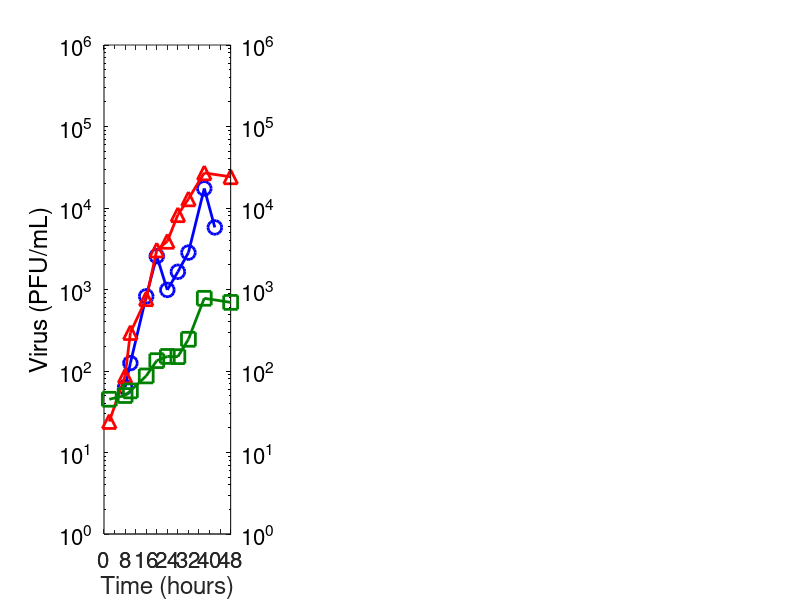

The MATLAB script that drew this image: (Note: this script raises an error after producing the figure.)
% Creates Data Plot

figure('Position',[100 500 1800 700])

% --- Avian Data ---
avt = [480, 600, 960, 1200, 1440, 1680, 1920,  2280, 2520]/60;
av  = [ 63, 125, 825, 2563,  988, 1650, 2838, 17375, 5775];

ait = [120, 480, 600, 960, 1200, 1440, 1680,  1920,  2280,  2880]/60;
ai  = [ 24,  87, 296, 770, 3048, 3901, 8261, 12935, 26970, 24120];

art = [120, 480, 600, 960, 1200, 1440, 1680, 1920, 2280, 2880]/60;
ar  = [ 45,  50,  57,  87,  134,  151,  150,  245,  780,  695];

% --- Seasonal Data ---
svt = [600,  720,  960,  1200,  1440,  1800,  2280,  2880]/60;
sv  = [ 20, 5846, 6900, 38500, 39738, 20238, 15138, 20453];

sit = [120,  480,  720,  960, 1200, 1440]/60;
si  = [391, 1723, 3462, 4618, 6807, 8164] - 300;

siit  = [1440, 1800, 2280, 2880]/60;
%sii   = [8164, 10200, 12913, 16306] - 300;
sii   = [8164, 8500, 8500, 8500] - 300;

srt = [120, 480, 720, 960, 1200, 1440, 1800, 2280, 2880]/60;
sr  = [  1,   1,   1,   2,    6,   16,   68,  239,  655];

% --- Swine Data ---
wvt = [120,   720,   960,   1200,   1440,   1800,   2880]/60;
wv  = [ 20, 64620, 84053, 254587, 665559, 814586, 654773];

wit = [480,  720,  960,  1200,  1440,  1920,  2880]/60;
wi  = [ 75+1, 1835, 1349, 23458, 12073, 30700, 19814] - 75;

wrt = [480, 720,  960, 1200, 1440, 1920, 2880]/60;
wr  = [ 36,  55,   46,  150,   93,  380, 1224];

% --- Plot ---

% Avian
subplot(1, 3, 1)
[haxes, hline1, hline2] = plotyy(avt, av, art, ar, 'semilogy', 'semilogy');
hold on
hline3 = plot(ait, ai);
hold off

set(hline1, 'LineWidth', 2)
set(hline1, 'Marker', 'o')
set(hline1, 'MarkerSize', 10)
set(hline1, 'Color', 'b')

set(hline2, 'LineWidth', 2)
set(hline2, 'Marker', 's')
set(hline2, 'MarkerSize', 10)
set(hline2, 'Color', [0 .5 0])

set(hline3, 'LineWidth', 2)
set(hline3, 'Marker', '^')
set(hline3, 'MarkerSize', 10)
set(hline3, 'Color', 'r')

axes(haxes(1))
set(haxes(1), 'FontSize', 16)
set(haxes(1), 'YColor', 'k')
set(haxes(1), 'YLim', [1 1e6])
set(haxes(1), 'YTick', [1 10 100 1000 10000 100000 1000000])
set(haxes(1), 'XLim', [0 48])
set(haxes(1), 'XTick', 0:4:48)
set(haxes(1), 'XTickLabel', {'0', '', '8', '', '16', '', '24', '', '32', '', '40', '', '48'})
xlabel('Time (hours)')
ylabel('Virus (PFU/mL)')

axes(haxes(2))
set(haxes(2), 'FontSize', 16)
set(haxes(2), 'YColor', 'k')
set(haxes(2), 'YLim', [1 1e6])
set(haxes(2), 'YTick', [1 10 100 1000 10000 100000 1000000])
set(haxes(2), 'XLim', [0 48])
set(haxes(2), 'XTick', 0:4:48)
set(haxes(2), 'XTickLabel', {'0', '', '8', '', '16', '', '24', '', '32', '', '40', '', '48'})
%ylabel('Chemokine (pg/mL)')

lhandle = legend('Virus', 'IP-10', 'RANTES', 4);
set(lhandle, 'Color', 'w')

title('Avian aH5N1 Influenza')

% Seasonal
subplot(1, 3, 2)
[haxes, hline1, hline2] = plotyy(svt, sv, srt, sr, 'semilogy', 'semilogy');
hold on
hline4 = plot(siit, sii);
hline3 = plot(sit, si);
hold off

set(hline1, 'LineWidth', 2)
set(hline1, 'Marker', 'o')
set(hline1, 'MarkerSize', 10)
set(hline1, 'Color', 'b')

set(hline2, 'LineWidth', 2)
set(hline2, 'Marker', 's')
set(hline2, 'MarkerSize', 10)
set(hline2, 'Color', [0 .5 0])

set(hline3, 'LineWidth', 2)
set(hline3, 'Marker', '^')
set(hline3, 'MarkerSize', 10)
set(hline3, 'Color', 'r')

set(hline4, 'LineWidth', 2)
set(hline4, 'LineStyle', ':')
set(hline4, 'Marker', '^')
set(hline4, 'MarkerSize', 10)
set(hline4, 'Color', 'r')

axes(haxes(1))
set(haxes(1), 'FontSize', 16)
set(haxes(1), 'YColor', 'k')
set(haxes(1), 'YLim', [1 1e6])
set(haxes(1), 'YTick', [1 10 100 1000 10000 100000 1000000])
set(haxes(1), 'XLim', [0 48])
set(haxes(1), 'XTick', 0:4:48)
set(haxes(1), 'XTickLabel', {'0', '', '8', '', '16', '', '24', '', '32', '', '40', '', '48'})
xlabel('Time (hours)')
%ylabel('Virus (PFU/mL)')

axes(haxes(2))
set(haxes(2), 'FontSize', 16)
set(haxes(2), 'YColor', 'k')
set(haxes(2), 'YLim', [1 1e6])
set(haxes(2), 'YTick', [1 10 100 1000 10000 100000 1000000])
set(haxes(2), 'XLim', [0 48])
set(haxes(2), 'XTick', 0:4:48)
set(haxes(2), 'XTickLabel', {'0', '', '8', '', '16', '', '24', '', '32', '', '40', '', '48'})
%ylabel('Chemokine (pg/mL)')

lhandle = legend([hline1 hline3 hline2], 'Virus', 'IP-10', 'RANTES', 4);
set(lhandle, 'Color', 'w')

title('Seasonal sH1N1 Influenza')

% Swine
subplot(1, 3, 3)

[haxes, hline1, hline2] = plotyy(wvt, wv, wrt, wr, 'semilogy', 'semilogy');
hold on
hline3 = plot(wit, wi);
hold off

set(hline1, 'LineWidth', 2)
set(hline1, 'Marker', 'o')
set(hline1, 'MarkerSize', 10)
set(hline1, 'Color', 'b')

set(hline2, 'LineWidth', 2)
set(hline2, 'Marker', 's')
set(hline2, 'MarkerSize', 10)
set(hline2, 'Color', [0 .5 0])

set(hline3, 'LineWidth', 2)
set(hline3, 'Marker', '^')
set(hline3, 'MarkerSize', 10)
set(hline3, 'Color', 'r')



axes(haxes(1))
set(haxes(1), 'FontSize', 16)
set(haxes(1), 'YColor', 'k')
set(haxes(1), 'YLim', [1 1e6])
set(haxes(1), 'YTick', [1 10 100 1000 10000 100000 1000000])
set(haxes(1), 'XLim', [0 48])
set(haxes(1), 'XTick', 0:4:48)
set(haxes(1), 'XTickLabel', {'0', '', '8', '', '16', '', '24', '', '32', '', '40', '', '48'})
xlabel('Time (hours)')
%ylabel('Virus (PFU/mL)')

axes(haxes(2))
set(haxes(2), 'FontSize', 16)
set(haxes(2), 'YColor', 'k')
set(haxes(2), 'YLim', [1 1e6])
set(haxes(2), 'YTick', [1 10 100 1000 10000 100000 1000000])
set(haxes(2), 'XLim', [0 48])
set(haxes(2), 'XTick', 0:4:48)
set(haxes(2), 'XTickLabel', {'0', '', '8', '', '16', '', '24', '', '32', '', '40', '', '48'})
ylabel('Chemokine (pg/mL)')

lhandle = legend('Virus', 'IP-10', 'RANTES', 4);
set(lhandle, 'Color', 'w')

title('Pandemic pH1N1 Influenza')